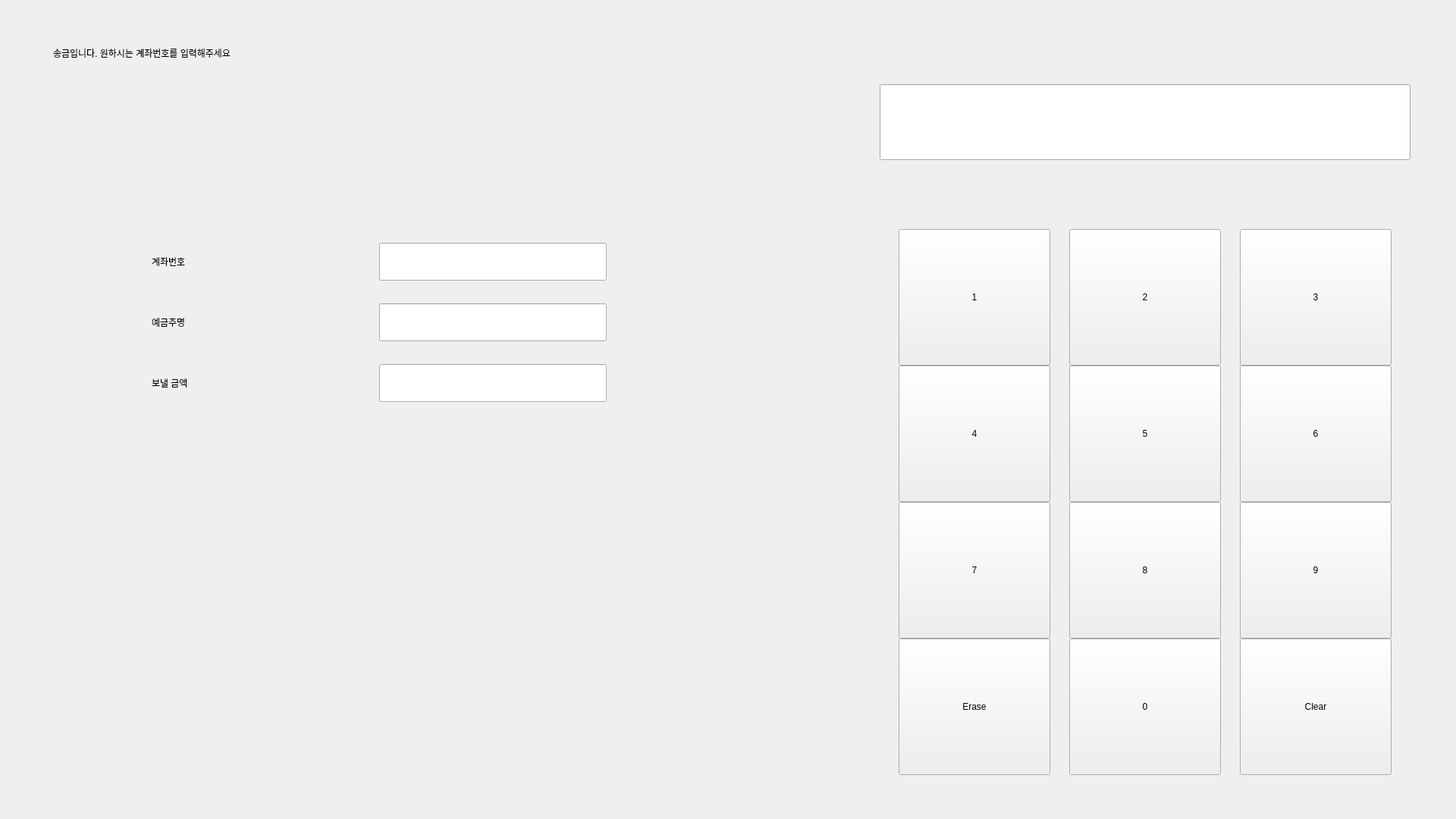
<?xml version="1.0" encoding="UTF-8"?>
<ui version="4.0">
 <class>SendUI</class>
 <widget class="QWidget" name="SendUI">
  <property name="geometry">
   <rect>
    <x>0</x>
    <y>0</y>
    <width>1920</width>
    <height>1080</height>
   </rect>
  </property>
  <property name="windowTitle">
   <string>Form</string>
  </property>
  <widget class="QWidget" name="layoutWidget">
   <property name="geometry">
    <rect>
     <x>1160</x>
     <y>50</y>
     <width>702</width>
     <height>1034</height>
    </rect>
   </property>
   <layout class="QVBoxLayout" name="verticalLayout">
    <property name="spacing">
     <number>30</number>
    </property>
    <property name="bottomMargin">
     <number>0</number>
    </property>
    <item>
     <widget class="QLineEdit" name="NumLineEdit">
      <property name="sizePolicy">
       <sizepolicy hsizetype="Fixed" vsizetype="Fixed">
        <horstretch>0</horstretch>
        <verstretch>0</verstretch>
       </sizepolicy>
      </property>
      <property name="minimumSize">
       <size>
        <width>700</width>
        <height>100</height>
       </size>
      </property>
      <property name="maximumSize">
       <size>
        <width>700</width>
        <height>100</height>
       </size>
      </property>
      <property name="styleSheet">
       <string notr="true">font: 36pt &quot;Sans Serif&quot;;</string>
      </property>
      <property name="readOnly">
       <bool>true</bool>
      </property>
     </widget>
    </item>
    <item>
     <layout class="QGridLayout" name="gridLayout">
      <property name="spacing">
       <number>0</number>
      </property>
      <item row="3" column="1">
       <widget class="QPushButton" name="num0Button">
        <property name="sizePolicy">
         <sizepolicy hsizetype="Fixed" vsizetype="Fixed">
          <horstretch>0</horstretch>
          <verstretch>0</verstretch>
         </sizepolicy>
        </property>
        <property name="minimumSize">
         <size>
          <width>200</width>
          <height>180</height>
         </size>
        </property>
        <property name="maximumSize">
         <size>
          <width>200</width>
          <height>180</height>
         </size>
        </property>
        <property name="styleSheet">
         <string notr="true">font: 36pt &quot;Sans Serif&quot;;</string>
        </property>
        <property name="text">
         <string>0</string>
        </property>
       </widget>
      </item>
      <item row="1" column="1">
       <widget class="QPushButton" name="num5Button">
        <property name="sizePolicy">
         <sizepolicy hsizetype="Fixed" vsizetype="Fixed">
          <horstretch>0</horstretch>
          <verstretch>0</verstretch>
         </sizepolicy>
        </property>
        <property name="minimumSize">
         <size>
          <width>200</width>
          <height>180</height>
         </size>
        </property>
        <property name="maximumSize">
         <size>
          <width>200</width>
          <height>180</height>
         </size>
        </property>
        <property name="styleSheet">
         <string notr="true">font: 36pt &quot;Sans Serif&quot;;</string>
        </property>
        <property name="text">
         <string>5</string>
        </property>
       </widget>
      </item>
      <item row="2" column="2">
       <widget class="QPushButton" name="num9Button">
        <property name="sizePolicy">
         <sizepolicy hsizetype="Fixed" vsizetype="Fixed">
          <horstretch>0</horstretch>
          <verstretch>0</verstretch>
         </sizepolicy>
        </property>
        <property name="minimumSize">
         <size>
          <width>200</width>
          <height>180</height>
         </size>
        </property>
        <property name="maximumSize">
         <size>
          <width>200</width>
          <height>180</height>
         </size>
        </property>
        <property name="styleSheet">
         <string notr="true">font: 36pt &quot;Sans Serif&quot;;</string>
        </property>
        <property name="text">
         <string>9</string>
        </property>
       </widget>
      </item>
      <item row="0" column="0">
       <widget class="QPushButton" name="num1Button">
        <property name="sizePolicy">
         <sizepolicy hsizetype="Fixed" vsizetype="Fixed">
          <horstretch>0</horstretch>
          <verstretch>0</verstretch>
         </sizepolicy>
        </property>
        <property name="minimumSize">
         <size>
          <width>200</width>
          <height>180</height>
         </size>
        </property>
        <property name="maximumSize">
         <size>
          <width>200</width>
          <height>180</height>
         </size>
        </property>
        <property name="styleSheet">
         <string notr="true">font: 36pt &quot;Sans Serif&quot;;</string>
        </property>
        <property name="text">
         <string>1</string>
        </property>
       </widget>
      </item>
      <item row="1" column="0">
       <widget class="QPushButton" name="num4Button">
        <property name="sizePolicy">
         <sizepolicy hsizetype="Fixed" vsizetype="Fixed">
          <horstretch>0</horstretch>
          <verstretch>0</verstretch>
         </sizepolicy>
        </property>
        <property name="minimumSize">
         <size>
          <width>200</width>
          <height>180</height>
         </size>
        </property>
        <property name="maximumSize">
         <size>
          <width>200</width>
          <height>180</height>
         </size>
        </property>
        <property name="styleSheet">
         <string notr="true">font: 36pt &quot;Sans Serif&quot;;</string>
        </property>
        <property name="text">
         <string>4</string>
        </property>
       </widget>
      </item>
      <item row="0" column="1">
       <widget class="QPushButton" name="num2Button">
        <property name="sizePolicy">
         <sizepolicy hsizetype="Fixed" vsizetype="Fixed">
          <horstretch>0</horstretch>
          <verstretch>0</verstretch>
         </sizepolicy>
        </property>
        <property name="minimumSize">
         <size>
          <width>200</width>
          <height>180</height>
         </size>
        </property>
        <property name="maximumSize">
         <size>
          <width>200</width>
          <height>180</height>
         </size>
        </property>
        <property name="styleSheet">
         <string notr="true">font: 36pt &quot;Sans Serif&quot;;</string>
        </property>
        <property name="text">
         <string>2</string>
        </property>
       </widget>
      </item>
      <item row="3" column="2">
       <widget class="QPushButton" name="clearButton">
        <property name="sizePolicy">
         <sizepolicy hsizetype="Fixed" vsizetype="Fixed">
          <horstretch>0</horstretch>
          <verstretch>0</verstretch>
         </sizepolicy>
        </property>
        <property name="minimumSize">
         <size>
          <width>200</width>
          <height>180</height>
         </size>
        </property>
        <property name="maximumSize">
         <size>
          <width>200</width>
          <height>180</height>
         </size>
        </property>
        <property name="styleSheet">
         <string notr="true">font: 36pt &quot;Sans Serif&quot;;</string>
        </property>
        <property name="text">
         <string>Clear</string>
        </property>
       </widget>
      </item>
      <item row="0" column="2">
       <widget class="QPushButton" name="num3Button">
        <property name="sizePolicy">
         <sizepolicy hsizetype="Fixed" vsizetype="Fixed">
          <horstretch>0</horstretch>
          <verstretch>0</verstretch>
         </sizepolicy>
        </property>
        <property name="minimumSize">
         <size>
          <width>200</width>
          <height>180</height>
         </size>
        </property>
        <property name="maximumSize">
         <size>
          <width>200</width>
          <height>180</height>
         </size>
        </property>
        <property name="styleSheet">
         <string notr="true">font: 36pt &quot;Sans Serif&quot;;</string>
        </property>
        <property name="text">
         <string>3</string>
        </property>
       </widget>
      </item>
      <item row="2" column="0">
       <widget class="QPushButton" name="num7Button">
        <property name="sizePolicy">
         <sizepolicy hsizetype="Fixed" vsizetype="Fixed">
          <horstretch>0</horstretch>
          <verstretch>0</verstretch>
         </sizepolicy>
        </property>
        <property name="minimumSize">
         <size>
          <width>200</width>
          <height>180</height>
         </size>
        </property>
        <property name="maximumSize">
         <size>
          <width>200</width>
          <height>180</height>
         </size>
        </property>
        <property name="styleSheet">
         <string notr="true">font: 36pt &quot;Sans Serif&quot;;</string>
        </property>
        <property name="text">
         <string>7</string>
        </property>
       </widget>
      </item>
      <item row="1" column="2">
       <widget class="QPushButton" name="num6Button">
        <property name="sizePolicy">
         <sizepolicy hsizetype="Fixed" vsizetype="Fixed">
          <horstretch>0</horstretch>
          <verstretch>0</verstretch>
         </sizepolicy>
        </property>
        <property name="minimumSize">
         <size>
          <width>200</width>
          <height>180</height>
         </size>
        </property>
        <property name="maximumSize">
         <size>
          <width>200</width>
          <height>180</height>
         </size>
        </property>
        <property name="styleSheet">
         <string notr="true">font: 36pt &quot;Sans Serif&quot;;</string>
        </property>
        <property name="text">
         <string>6</string>
        </property>
       </widget>
      </item>
      <item row="2" column="1">
       <widget class="QPushButton" name="num8Button">
        <property name="sizePolicy">
         <sizepolicy hsizetype="Fixed" vsizetype="Fixed">
          <horstretch>0</horstretch>
          <verstretch>0</verstretch>
         </sizepolicy>
        </property>
        <property name="minimumSize">
         <size>
          <width>200</width>
          <height>180</height>
         </size>
        </property>
        <property name="maximumSize">
         <size>
          <width>200</width>
          <height>180</height>
         </size>
        </property>
        <property name="styleSheet">
         <string notr="true">font: 36pt &quot;Sans Serif&quot;;</string>
        </property>
        <property name="text">
         <string>8</string>
        </property>
       </widget>
      </item>
      <item row="3" column="0">
       <widget class="QPushButton" name="eraseButton">
        <property name="sizePolicy">
         <sizepolicy hsizetype="Fixed" vsizetype="Fixed">
          <horstretch>0</horstretch>
          <verstretch>0</verstretch>
         </sizepolicy>
        </property>
        <property name="minimumSize">
         <size>
          <width>200</width>
          <height>180</height>
         </size>
        </property>
        <property name="maximumSize">
         <size>
          <width>200</width>
          <height>180</height>
         </size>
        </property>
        <property name="styleSheet">
         <string notr="true">font: 36pt &quot;Sans Serif&quot;;</string>
        </property>
        <property name="text">
         <string>Erase</string>
        </property>
       </widget>
      </item>
     </layout>
    </item>
   </layout>
  </widget>
  <widget class="myLineEdit" name="budgetlineEdit">
   <property name="geometry">
    <rect>
     <x>500</x>
     <y>480</y>
     <width>300</width>
     <height>50</height>
    </rect>
   </property>
   <property name="styleSheet">
    <string notr="true">font: 24pt &quot;Sans Serif&quot;;</string>
   </property>
  </widget>
  <widget class="QLabel" name="namelabel">
   <property name="geometry">
    <rect>
     <x>200</x>
     <y>400</y>
     <width>200</width>
     <height>50</height>
    </rect>
   </property>
   <property name="styleSheet">
    <string notr="true">font: 24pt &quot;Sans Serif&quot;;</string>
   </property>
   <property name="text">
    <string>예금주명</string>
   </property>
  </widget>
  <widget class="myLineEdit" name="UIDlineEdit">
   <property name="geometry">
    <rect>
     <x>500</x>
     <y>320</y>
     <width>300</width>
     <height>50</height>
    </rect>
   </property>
   <property name="styleSheet">
    <string notr="true">font: 24pt &quot;Sans Serif&quot;;</string>
   </property>
  </widget>
  <widget class="myLineEdit" name="namelineEdit">
   <property name="geometry">
    <rect>
     <x>500</x>
     <y>400</y>
     <width>300</width>
     <height>50</height>
    </rect>
   </property>
   <property name="styleSheet">
    <string notr="true">font: 24pt &quot;Sans Serif&quot;;</string>
   </property>
  </widget>
  <widget class="QLabel" name="UIDlabel">
   <property name="geometry">
    <rect>
     <x>200</x>
     <y>320</y>
     <width>200</width>
     <height>50</height>
    </rect>
   </property>
   <property name="styleSheet">
    <string notr="true">font: 24pt &quot;Sans Serif&quot;;</string>
   </property>
   <property name="text">
    <string>계좌번호</string>
   </property>
  </widget>
  <widget class="QLabel" name="budgetlabel">
   <property name="geometry">
    <rect>
     <x>200</x>
     <y>480</y>
     <width>200</width>
     <height>50</height>
    </rect>
   </property>
   <property name="styleSheet">
    <string notr="true">font: 24pt &quot;Sans Serif&quot;;</string>
   </property>
   <property name="text">
    <string>보낼 금액</string>
   </property>
  </widget>
  <widget class="QLabel" name="label">
   <property name="geometry">
    <rect>
     <x>70</x>
     <y>20</y>
     <width>1081</width>
     <height>100</height>
    </rect>
   </property>
   <property name="styleSheet">
    <string notr="true">font: 36pt &quot;Sans Serif&quot;;</string>
   </property>
   <property name="text">
    <string>송금입니다. 원하시는 계좌번호를 입력해주세요</string>
   </property>
  </widget>
 </widget>
 <customwidgets>
  <customwidget>
   <class>myLineEdit</class>
   <extends>QLineEdit</extends>
   <header>mylineedit.h</header>
  </customwidget>
 </customwidgets>
 <resources/>
 <connections/>
</ui>
